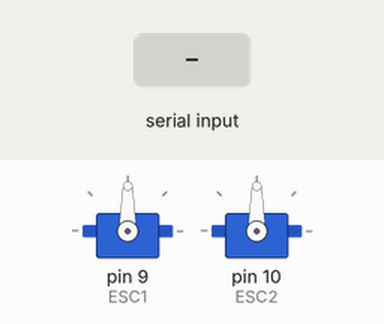
A sketch run on a simulated Arduino Uno, built with avr-gcc and run on an emulated ATmega328P. Parts: 2 × servo. Inputs (shaded band) come from the test bench. What the sketch prints to the serial monitor is not drawn.

Above: at 1.2 s.
1.3 s: "90,45\n" received over Serial
2.9 s: "5\n" received over Serial
Timing chart, 0 to 5.9 s (numbered marks = the images above; inputs shaded):
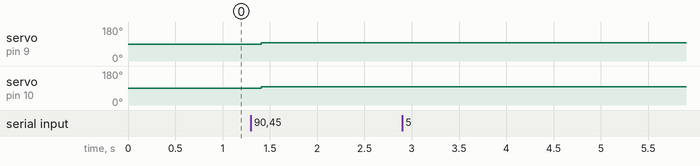

Measured:
- after the input at 1.3 s, servo on pin 9 (ESC1): 90° → 97° after 0.11 s; servo on pin 10 (ESC2): 90° → 96° after 0.11 s
- after the input at 2.9 s, every drawn part: stays the same

The sketch:

readString.ino
```cpp
#include <Servo.h>
//16V -> 1100us-3465rpm 1896us-3527rpm
//3527 rpm = 369.35 rad/s 367.53
//3465 rpm = 362.85 rad/s -364.66
Servo ESC1,ESC2;

const byte numChars = 32;
//char receivedChars[numChars];

// variables to hold the parsed data
float velocityRight = 0.0;
float velocityLeft = 0.0;

float max_vel = 1500;
float min_vel = -1500;

int pwmSignal1;
int pwmSignal2;
//String integerFromPC;

boolean newData = false;

void setup() {
  // put your setup code here, to run once:
  ESC1.attach(9);
  ESC2.attach(10);
  Serial.begin(9600);

}

void loop() {
  receiveData();
  if (newData) {
    Angular_Velocity();
    newData = false;
  }
}

void receiveData() {

  if (Serial.available() > 0) {

    String receivedData = Serial.readStringUntil('\n');  // Read full input
    receivedData.trim();  // Remove spaces and newlines

    // Find the comma position
    int commaIndex = receivedData.indexOf(',');
    if (commaIndex != -1) {  // Ensure there's a comma
      // Extract the two numbers as substrings
      String rightStr = receivedData.substring(0, commaIndex);
      String leftStr = receivedData.substring(commaIndex + 1);

      // Convert to float
      velocityRight = rightStr.toFloat();
      velocityLeft = leftStr.toFloat();

      if(velocityRight != 0.0 || velocityLeft != 0.0){

        velocityRight = velocityRight-1.4;
        velocityLeft = velocityLeft-1.4;
      }

      String data = String(velocityRight) + "," + String(velocityLeft);
      data.trim();
      Serial.println(data);
      newData = true;
  }
  else {
    Serial.println("Error: Invalid data format");
        }

  delay(100);

  while (Serial.available()) Serial.read();  // Clears remaining buffer
  }

}
/*
bool isValidInput(float value) {
  return (value >= min_vel && value <= max_vel);
}*/

void Angular_Velocity(){

  int pwmSignal1 = 1500;
  int pwmSignal2 = 1500;

  if (velocityRight > 0){
    pwmSignal1 = map(velocityRight, 0, max_vel, 1525, 1896);
  }
  else if(velocityRight < 0){
    pwmSignal1 = map(velocityRight, min_vel, 0, 1100, 1475);
  }

  if (velocityLeft > 0) {
    pwmSignal2 = map(velocityLeft, 0, max_vel, 1525, 1896);
  }
  else if (velocityLeft < 0) {
    pwmSignal2 = map(velocityLeft, min_vel, 0, 1100, 1475);
  }
/*
  Serial.print("PWM Signal1: ");
  Serial.println(pwmSignal1);

  Serial.print("PWM Signal2: ");
  Serial.println(pwmSignal2);*/

  ESC1.writeMicroseconds(pwmSignal1);
  ESC2.writeMicroseconds(pwmSignal2);

  delay(100);
  //ESC2.writeMicroseconds(pwmSignal2);
}
```
